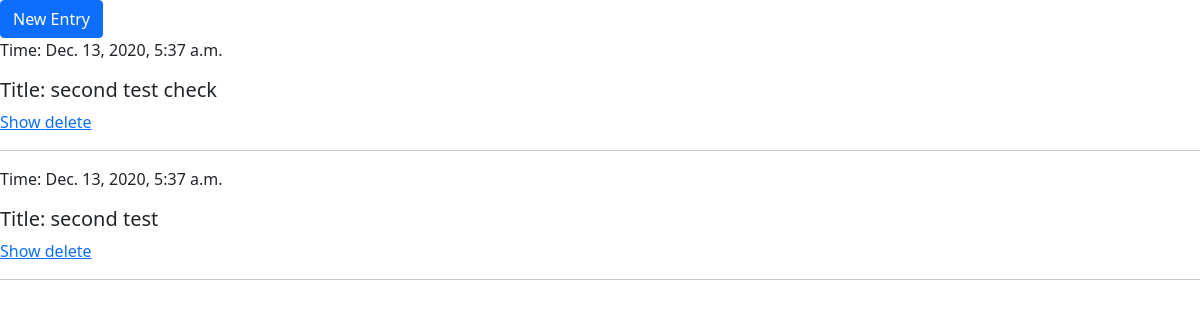
Before: /diary/ with the older database file.
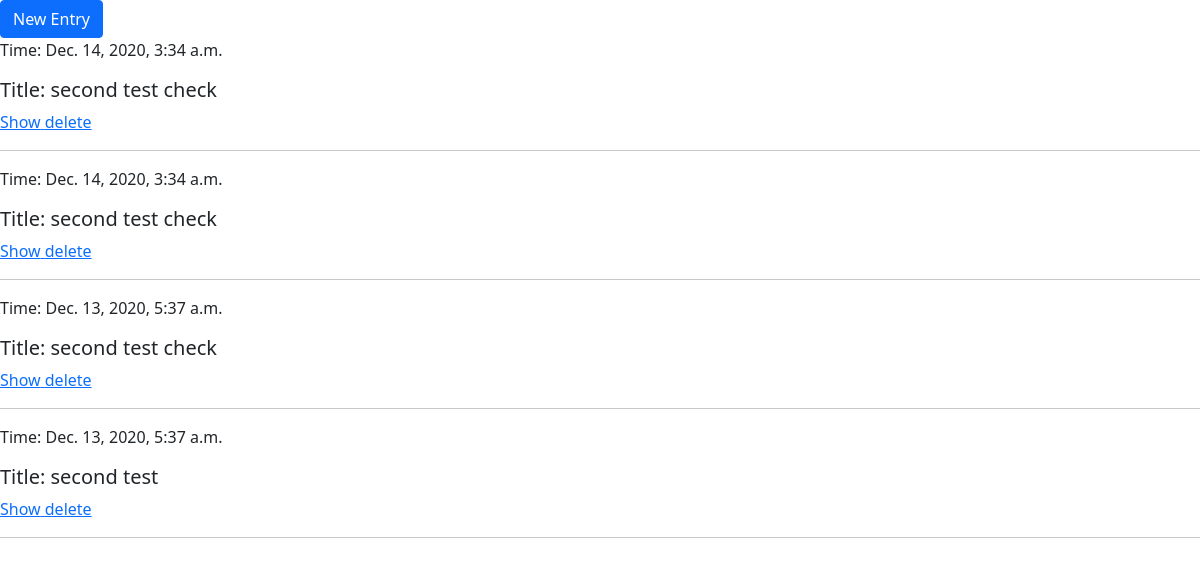
After: the same page with the newer database file.
### diary/models.py (models this page shows, shortened)
class Entry(models.Model):
    title = models.CharField(max_length=100)
    content = models.TextField()
    date_posted = models.DateTimeField(auto_now_add=True)

### diary/views.py (the view, shortened to what this page needs)
# urls.py: path('', views.index, name='index'),
def index(request):
    entries = Entry.objects.order_by('-date_posted')
    form = EntryForm()
    context = {'entries': entries, 'form': form}
    return render(request, 'diary/index.html', context)

### diary/templates/diary/index.html (shortened to what this page needs)
{% extends 'diary/base.html' %}
{% load crispy_forms_tags %}
{% block body %}
<button type="button" class="btn btn-primary" data-bs-toggle="modal" data-bs-target="#exampleModal">
  New Entry
</button>
{% for entry in entries %}
<div>
  <p>Time: {{entry.date_posted}}</p>
  <h5>Title: {{entry.title}}</h5>
  <a href="{% url 'show_entry' entry.id %}">Show</a><a href="{% url 'show_entry' entry.id %}?del=true">
    delete</a>
</div>
<hr>
{%endfor%}
{% endblock  %}

Changed rows visible on the page:
added Entry: date_posted "Dec. 14, 2020, 3:34 a.m.", title "second test check"
added Entry: date_posted "Dec. 14, 2020, 3:34 a.m.", title "second test check"
